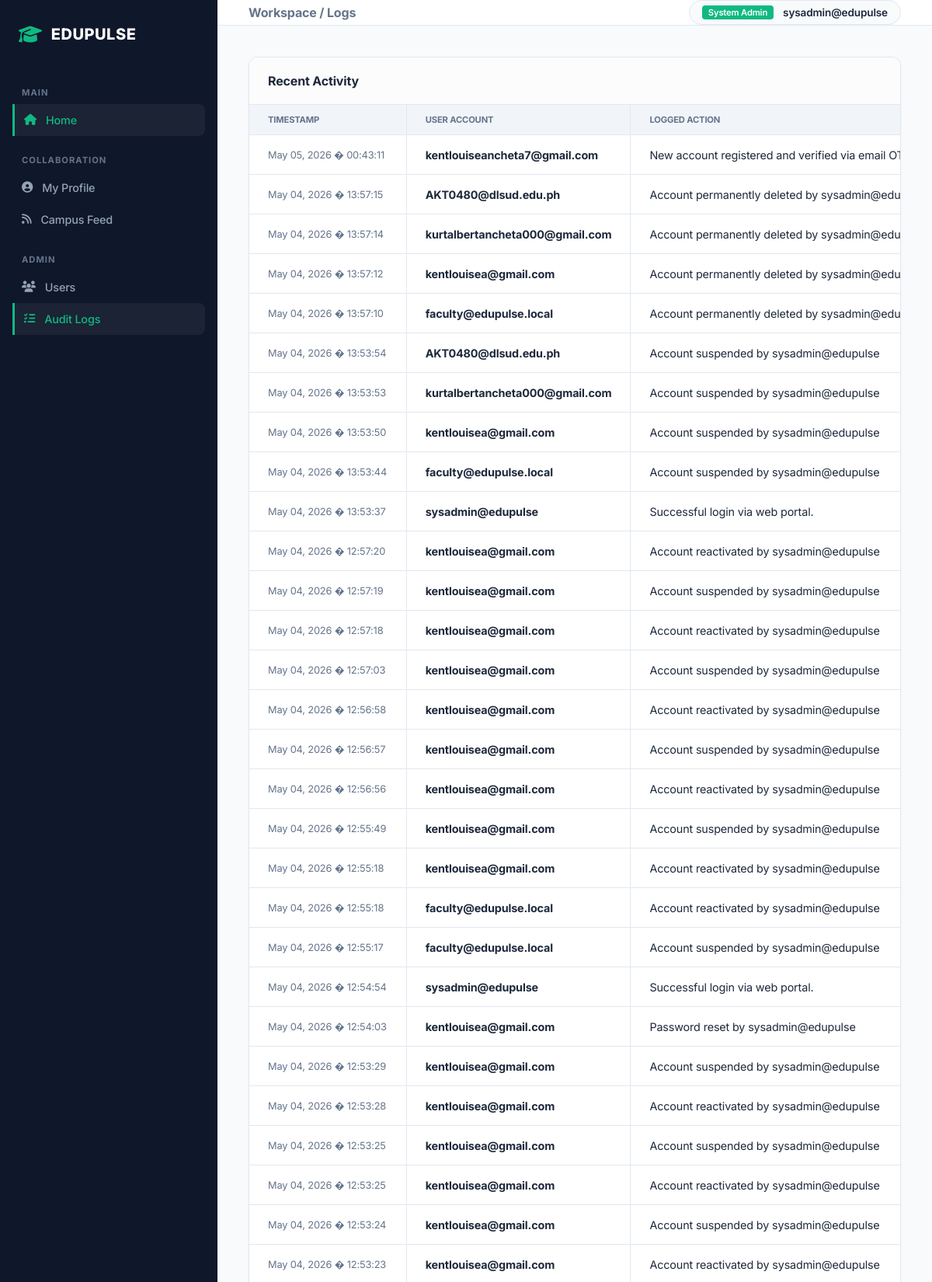
Screenshot of /dashboard.php?view=logs (signed in, upper part) with the database file from the repository.
### tables this page shows
CREATE TABLE `audit_logs` (
  `id` bigint(20) UNSIGNED NOT NULL,
  `user_email` varchar(191) NOT NULL,
  `action` varchar(255) NOT NULL,
  `log_time` timestamp NOT NULL DEFAULT current_timestamp()
);

### dashboard.php (the view, shortened to what this page needs)
<?php
require_once 'config/db.php';
$selected_section = isset($_GET['section']) ? $_GET['section'] : null;
$view = isset($_GET['view']) ? $_GET['view'] : null;
?>
<!DOCTYPE html>
<html lang="en">
<head>
    <link rel="stylesheet" href="https://cdnjs.cloudflare.com/ajax/libs/font-awesome/6.4.0/css/all.min.css">
</head>
<body>
    <?php include 'includes/sidebar.php'; ?>
    <div class="main-wrapper">
        <header class="top-nav">
            <div style="font-weight: 700; color: var(--text-muted);">
                Workspace / <?php
                    if ($view) echo ucfirst($view);
                    else echo $selected_section ? "Section $selected_section" : "Overview";
                ?>
            </div>
            <div class="user-pill">
                <span class="badge"><?php echo $user_role; ?></span>
                <?php echo htmlspecialchars($user_email); ?>
            </div>
        </header>
        <main class="content-area">
            <?php if ($user_role === 'System Admin'): ?>
                <?php if ($view === 'users'): ?>
                    <?php $filter_role = isset($_GET['filter_role']) ? $_GET['filter_role'] : 'System Admin'; ?>
                    <div class="data-card">
                        <div class="card-header" style="display: flex; justify-content: space-between; align-items: center;">
                            <h3 style="font-size: 1rem; margin: 0;">System Accounts</h3>
                            <div style="display: flex; align-items: center; gap: 10px;">
                                <label style="font-size: 0.8rem; font-weight: 700; color: var(--text-muted);">Filter Role:</label>
                                <select onchange="window.location.href = '?view=users&filter_role=' + encodeURIComponent(this.value)" style="padding: 6px 12px; border: 1px solid var(--border-color); border-radius: 6px; font-size: 0.8rem; background: white; font-weight: 600; outline: none; cursor: pointer; color: var(--text-color);">
                                    <option value="System Admin" <?php if ($filter_role === 'System Admin') echo 'selected'; ?>>System Admin</option>
                                    <option value="Faculty" <?php if ($filter_role === 'Faculty' || $filter_role === 'Teacher') echo 'selected'; ?>>Faculty / Teacher</option>
                                    <option value="Student" <?php if ($filter_role === 'Student') echo 'selected'; ?>>Student</option>
                                    <option value="adminoffice" <?php if ($filter_role === 'adminoffice') echo 'selected'; ?>>Admin Office</option>
                                    <option value="All" <?php if ($filter_role === 'All') echo 'selected'; ?>>All Roles</option>
                                </select>
                                <button onclick="document.getElementById('addUserModal').style.display='flex'" class="btn-save" style="padding: 8px 16px; font-size: 0.8rem; margin: 0;">+ Add User</button>
                            </div>
                        </div>
                        <table>
                            <thead><tr><th>ID</th><th>Email Address</th><th>Role</th><th>Student Number</th><th>Status</th><th style="text-align: right;">Manage</th></tr></thead>
                            <tbody>
                                <?php
                                if ($filter_role === 'All') {
                                    $users_res = $conn->query("SELECT id, email, role, student_number FROM users");
                                } else {
                                    if ($filter_role === 'Faculty' || $filter_role === 'Teacher') {
                                        $stmt = $conn->prepare("SELECT id, email, role, student_number FROM users WHERE role IN ('Teacher', 'Faculty')");
                                    } else {
                                        $stmt = $conn->prepare("SELECT id, email, role, student_number FROM users WHERE role = ?");
                                        $stmt->bind_param("s", $filter_role);
                                    }
                                    $stmt->execute();
                                    $users_res = $stmt->get_result();
                                }
                                while($u = $users_res->fetch_assoc()): ?>
                                    <tr>
                                        <td style="color: var(--text-muted);">#<?php echo $u['id']; ?></td>
                                        <td><strong><?php echo htmlspecialchars($u['email']); ?></strong></td>
                                        <td><span class="badge" style="background:#64748b;"><?php echo $u['role']; ?></span></td>
                                        <td><strong><?php echo htmlspecialchars($u['student_number'] ?? 'N/A'); ?></strong></td>
                                        <td><span style="color:var(--primary); font-weight:700;">Active</span></td>
                                        <td style="text-align: right;">
                                            <?php if ($u['email'] !== $user_email): ?>
                                                <form method="POST" style="display:inline;" onsubmit="return confirm('Permanently delete user <?php echo htmlspecialchars($u['email']); ?>?');">
                                                    <input type="hidden" name="user_to_delete" value="<?php echo $u['id']; ?>">
                                                    <button type="submit" name="delete_user" class="action-link" style="background:none; border:none; padding:0; color: var(--danger); cursor: pointer;"><i class="fa-solid fa-trash"></i></button>
                                                </form>
                                            <?php else: ?>
                                                <span style="color: var(--text-muted); font-size: 0.8rem; font-style: italic;">Current User</span>
                                            <?php endif; ?>
                                        </td>
                                    </tr>
                                <?php endwhile; ?>
                            </tbody>
                        </table>
                    </div>
                    <div class="modal-overlay" id="addUserModal" style="display:none;" onclick="this.style.display='none'">
                        <div class="admin-modal" onclick="event.stopPropagation()">
                            <h3 style="margin-bottom: 20px;">Register New Account</h3>
                            <form method="POST">
                                <label class="pane-label">Email Address</label>
                                <input type="email" name="new_email" class="input-field" placeholder="email@dlsud.edu.ph" required>
                                <label class="pane-label">Temporary Password</label>
                                <input type="password" name="new_password" class="input-field" required>
                                <label class="pane-label">Assigned Role</label>
                                <select name="new_role" class="input-field" style="background:white;" required>
                                    <option value="Faculty">Faculty / Teacher</option>
                                    <option value="Student">Student</option>
                                    <option value="adminoffice">Admin Office</option>
                                    <option value="System Admin">System Admin</option>
                                </select>
                                <div style="display:flex; gap:10px;">
                                    <button type="submit" name="create_user" class="btn-save" style="flex:1;">Initialize Account</button>
                                    <button type="button" onclick="document.getElementById('addUserModal').style.display='none'" class="btn-pill" style="flex:1;">Cancel</button>
                                </div>
                            </form>
                        </div>
                    </div>
                <?php elseif ($view === 'logs'): ?>
                    <div class="data-card">
                        <div class="card-header"><h3 style="font-size: 1rem;">Recent Activity</h3></div>
                        <table>
                            <thead><tr><th>Timestamp</th><th>User Account</th><th>Logged Action</th></tr></thead>
                            <tbody>
                                <?php
                                $logs_res = $conn->query("SELECT * FROM audit_logs ORDER BY log_time DESC LIMIT 50");
                                while($l = $logs_res->fetch_assoc()): ?>
                                    <tr>
                                        <td style="color: var(--text-muted); font-size: 0.8rem;"><?php echo date("M d, Y � H:i:s", strtotime($l['log_time'])); ?></td>
                                        <td><strong><?php echo htmlspecialchars($l['user_email']); ?></strong></td>
                                        <td><?php echo htmlspecialchars($l['action']); ?></td>
                                    </tr>
                                <?php endwhile; ?>
                            </tbody>
                        </table>
                    </div>
                <?php endif; ?>
            <?php endif; ?>
        </main>
    </div>
</body>
</html>

### includes/sidebar.php (shortened to what this page needs)
<?php
$user_email = $_SESSION['email'];
$user_role = $_SESSION['role'];
?>
<div class="sidebar">
    <div class="sidebar-header">
        <i class="fa-solid fa-graduation-cap"></i>
        <h2>EDUPULSE</h2>
    </div>
    <div class="sidebar-menu">
        <div class="menu-label">Main</div>
        <?php $home_page = ($user_role === 'Student') ? 'student_portal.php' : 'dashboard.php'; ?>
        <a href="<?php echo $home_page; ?>" class="<?php echo (basename($_SERVER['PHP_SELF']) == $home_page && !isset($_GET['section'])) ? 'active' : ''; ?>">
            <i class="fa-solid fa-house"></i> Home
        </a>
        <div class="menu-label">Collaboration</div>
        <a href="social_space.php" class="<?php echo (basename($_SERVER['PHP_SELF']) == 'social_space.php') ? 'active' : ''; ?>">
            <i class="fa-solid fa-user-circle"></i> My Profile
        </a>
        <a href="social_feed.php" class="<?php echo (basename($_SERVER['PHP_SELF']) == 'social_feed.php') ? 'active' : ''; ?>">
            <i class="fa-solid fa-rss"></i> Campus Feed
        </a>
        <?php if ($user_role === 'System Admin'): ?>
            <div class="menu-label">Admin</div>
            <a href="dashboard.php?view=users" class="<?php echo (isset($_GET['view']) && $_GET['view'] === 'users') ? 'active' : ''; ?>">
                <i class="fa-solid fa-users"></i> Users
            </a>
            <a href="dashboard.php?view=logs" class="<?php echo (isset($_GET['view']) && $_GET['view'] === 'logs') ? 'active' : ''; ?>">
                <i class="fa-solid fa-list-check"></i> Audit Logs
            </a>
        <?php endif; ?>
    </div>
</div>

### dashboard.php (style rules this page uses)
:root { --sidebar-bg: #0f172a; --primary: #10b981; --bg-main: #f8fafc; --border-color: #e2e8f0; --text-main: #1e293b; --text-muted: #64748b; --slate-700: #334155; --note-bg: #f0fdf4; --danger: #ef4444; }
* { margin: 0; padding: 0; box-sizing: border-box; font-family: 'Inter', sans-serif; }
body { display: flex; height: 100vh; background-color: var(--bg-main); color: var(--text-main); letter-spacing: -0.01em; }
.main-wrapper { flex: 1; display: flex; flex-direction: column; overflow-y: auto; }
.top-nav { height: 70px; background: white; border-bottom: 1px solid var(--border-color); display: flex; align-items: center; justify-content: space-between; padding: 0 40px; position: sticky; top: 0; z-index: 10; }
.user-pill { display: flex; align-items: center; gap: 12px; padding: 6px 16px; background: var(--bg-main); border: 1px solid var(--border-color); border-radius: 99px; font-size: 0.85rem; font-weight: 600; }
.badge { background: var(--primary); color: white; padding: 2px 8px; border-radius: 4px; font-size: 0.7rem; }
.content-area { padding: 40px; }
.data-card { background: white; border-radius: 12px; border: 1px solid var(--border-color); box-shadow: 0 1px 3px rgba(0,0,0,0.05); overflow: hidden; margin-bottom: 24px; }
.card-header { padding: 20px 24px; border-bottom: 1px solid var(--border-color); background: #fcfcfc; display: flex; justify-content: space-between; align-items: center; }
table { width: 100%; border-collapse: collapse; }
th { background: #f1f5f9; padding: 12px 24px; text-align: left; font-size: 0.7rem; font-weight: 700; text-transform: uppercase; color: var(--text-muted); white-space: nowrap; border-bottom: 1px solid var(--border-color); border-right: 1px solid var(--border-color); }
th:last-child { border-right: none; }
td { padding: 16px 24px; border-bottom: 1px solid var(--border-color); font-size: 0.9rem; white-space: nowrap; border-right: 1px solid var(--border-color); }
td:last-child { border-right: none; }

### includes/sidebar.php (style rules this page uses)
.sidebar { width: 280px; background: #0f172a; color: white; display: flex; flex-direction: column; height: 100vh; position: sticky; top: 0; }
.sidebar-header { padding: 32px 24px; display: flex; align-items: center; gap: 12px; }
.sidebar-header i { font-size: 1.5rem; color: #10b981; }
.sidebar-header h2 { font-size: 1.25rem; font-weight: 800; letter-spacing: 0.5px; }
.sidebar-menu { flex: 1; padding: 0 16px; overflow-y: auto; }
.menu-label { padding: 24px 12px 8px; font-size: 0.7rem; font-weight: 700; color: #64748b; text-transform: uppercase; letter-spacing: 1px; }
.sidebar-menu a { display: flex; align-items: center; gap: 12px; padding: 12px; color: #94a3b8; text-decoration: none; font-size: 0.9rem; font-weight: 500; border-radius: 8px; transition: 0.2s; }
.sidebar-menu a:hover, .sidebar-menu a.active { background: rgba(255,255,255,0.05); color: white; }
.sidebar-menu a.active { color: #10b981; border-left: 3px solid #10b981; border-radius: 0 8px 8px 0; }

### rows the page displays
audit_logs: log_time "May 05, 2026 � 00:43:11", user_email "kentlouiseancheta7@gmail.com", action "New account registered and verified via email…"
audit_logs: log_time "May 04, 2026 � 13:57:15", user_email "AKT0480@dlsud.edu.ph", action "Account permanently deleted by…"
audit_logs: log_time "May 04, 2026 � 13:57:14", user_email "kurtalbertancheta000@gmail.com", action "Account permanently deleted by…"
audit_logs: log_time "May 04, 2026 � 13:57:12", user_email "kentlouisea@gmail.com", action "Account permanently deleted by…"
audit_logs: log_time "May 04, 2026 � 13:57:10", user_email "faculty@edupulse.local", action "Account permanently deleted by…"
audit_logs: log_time "May 04, 2026 � 13:53:54", user_email "AKT0480@dlsud.edu.ph", action "Account suspended by sysadmin@edupulse"
audit_logs: log_time "May 04, 2026 � 13:53:53", user_email "kurtalbertancheta000@gmail.com", action "Account suspended by sysadmin@edupulse"
audit_logs: log_time "May 04, 2026 � 13:53:50", user_email "kentlouisea@gmail.com", action "Account suspended by sysadmin@edupulse"
audit_logs: log_time "May 04, 2026 � 13:53:44", user_email "faculty@edupulse.local", action "Account suspended by sysadmin@edupulse"
audit_logs: log_time "May 04, 2026 � 13:53:37", user_email "sysadmin@edupulse", action "Successful login via web portal."
audit_logs: log_time "May 04, 2026 � 12:57:20", user_email "kentlouisea@gmail.com", action "Account reactivated by sysadmin@edupulse"
audit_logs: log_time "May 04, 2026 � 12:57:19", user_email "kentlouisea@gmail.com", action "Account suspended by sysadmin@edupulse"
audit_logs: log_time "May 04, 2026 � 12:57:18", user_email "kentlouisea@gmail.com", action "Account reactivated by sysadmin@edupulse"
audit_logs: log_time "May 04, 2026 � 12:57:03", user_email "kentlouisea@gmail.com", action "Account suspended by sysadmin@edupulse"
audit_logs: log_time "May 04, 2026 � 12:56:58", user_email "kentlouisea@gmail.com", action "Account reactivated by sysadmin@edupulse"
audit_logs: log_time "May 04, 2026 � 12:56:57", user_email "kentlouisea@gmail.com", action "Account suspended by sysadmin@edupulse"
audit_logs: log_time "May 04, 2026 � 12:56:56", user_email "kentlouisea@gmail.com", action "Account reactivated by sysadmin@edupulse"
audit_logs: log_time "May 04, 2026 � 12:55:49", user_email "kentlouisea@gmail.com", action "Account suspended by sysadmin@edupulse"
audit_logs: log_time "May 04, 2026 � 12:55:18", user_email "kentlouisea@gmail.com", action "Account reactivated by sysadmin@edupulse"
audit_logs: log_time "May 04, 2026 � 12:55:18", user_email "faculty@edupulse.local", action "Account reactivated by sysadmin@edupulse"
audit_logs: log_time "May 04, 2026 � 12:55:17", user_email "faculty@edupulse.local", action "Account suspended by sysadmin@edupulse"
audit_logs: log_time "May 04, 2026 � 12:54:54", user_email "sysadmin@edupulse", action "Successful login via web portal."
audit_logs: log_time "May 04, 2026 � 12:54:03", user_email "kentlouisea@gmail.com", action "Password reset by sysadmin@edupulse"
audit_logs: log_time "May 04, 2026 � 12:53:29", user_email "kentlouisea@gmail.com", action "Account suspended by sysadmin@edupulse"
audit_logs: log_time "May 04, 2026 � 12:53:28", user_email "kentlouisea@gmail.com", action "Account reactivated by sysadmin@edupulse"
audit_logs: log_time "May 04, 2026 � 12:53:25", user_email "kentlouisea@gmail.com", action "Account suspended by sysadmin@edupulse"
audit_logs: log_time "May 04, 2026 � 12:53:25", user_email "kentlouisea@gmail.com", action "Account reactivated by sysadmin@edupulse"
audit_logs: log_time "May 04, 2026 � 12:53:24", user_email "kentlouisea@gmail.com", action "Account suspended by sysadmin@edupulse"
audit_logs: log_time "May 04, 2026 � 12:53:23", user_email "kentlouisea@gmail.com", action "Account reactivated by sysadmin@edupulse"

### other values shown
$view "Logs"
$user_role "System Admin"
$user_email "sysadmin@edupulse"
